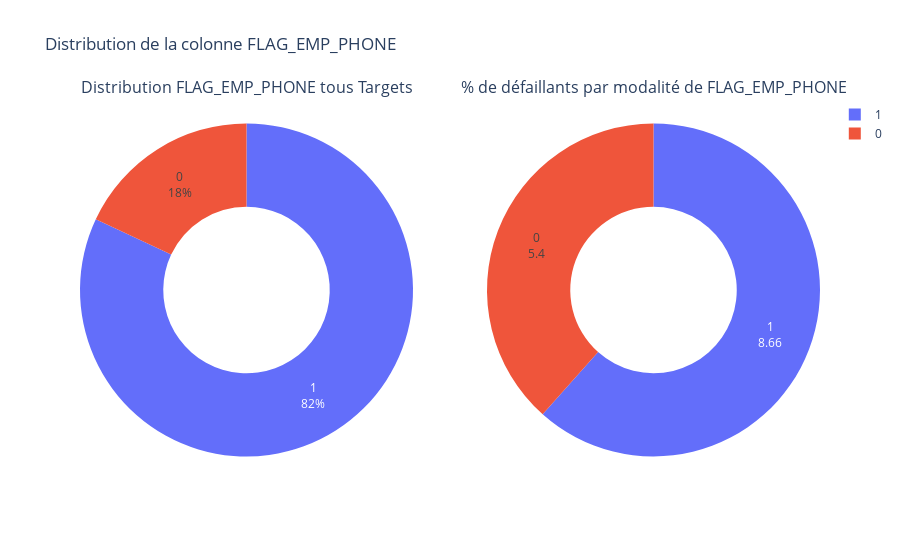

Write notebook code for a chart like this one.
### Markdown cell above
<b><u>Distribution de la feature catégorielle FLAG_EMP_PHONE</u></b>

Cette colonne est une colonne booléenne, qui indique si le client a fourni ou non son numéro de téléphone professionnel.<br>
Ici, <b>1</b> signifie <b>Oui</b> et <b>0</b> signifie <b>Non</b>.

### Code cell
# Voyons les catégories uniques de  'FLAG_EMP_PHONE'
print_unique_categories(application_train, 'FLAG_EMP_PHONE')

#plotting the Pie Plot for the Column
plot_categorical_variables_pie(application_train, column_name = 'FLAG_EMP_PHONE', hole = 0.5)
print('-'*100)

### Figure 1 — Plotly figure (JSON) as saved in the notebook; plotly's stock layout.template omitted (floating-point values rounded to 4 significant figures)
{"data": [{"domain": {"x": [0, 0.45], "y": [0, 1]}, "hole": 0.5, "labels": [1, 0], "textinfo": "label+percent", "textposition": "inside", "type": "pie", "values": [252125, 55386]}, {"domain": {"x": [0.55, 1], "y": [0, 1]}, "hole": 0.5, "hoverinfo": "label+value", "labels": [1, 0], "textinfo": "label+value", "type": "pie", "values": [8.66, 5.4]}], "layout": {"annotations": [{"font": {"size": 16}, "showarrow": false, "text": "Distribution FLAG_EMP_PHONE tous Targets", "x": 0.225, "xanchor": "center", "xref": "paper", "y": 1, "yanchor": "bottom", "yref": "paper"}, {"font": {"size": 16}, "showarrow": false, "text": "% de défaillants par modalité de FLAG_EMP_PHONE", "x": 0.775, "xanchor": "center", "xref": "paper", "y": 1, "yanchor": "bottom", "yref": "paper"}], "autosize": true, "title": {"text": "Distribution de la colonne FLAG_EMP_PHONE"}}}
